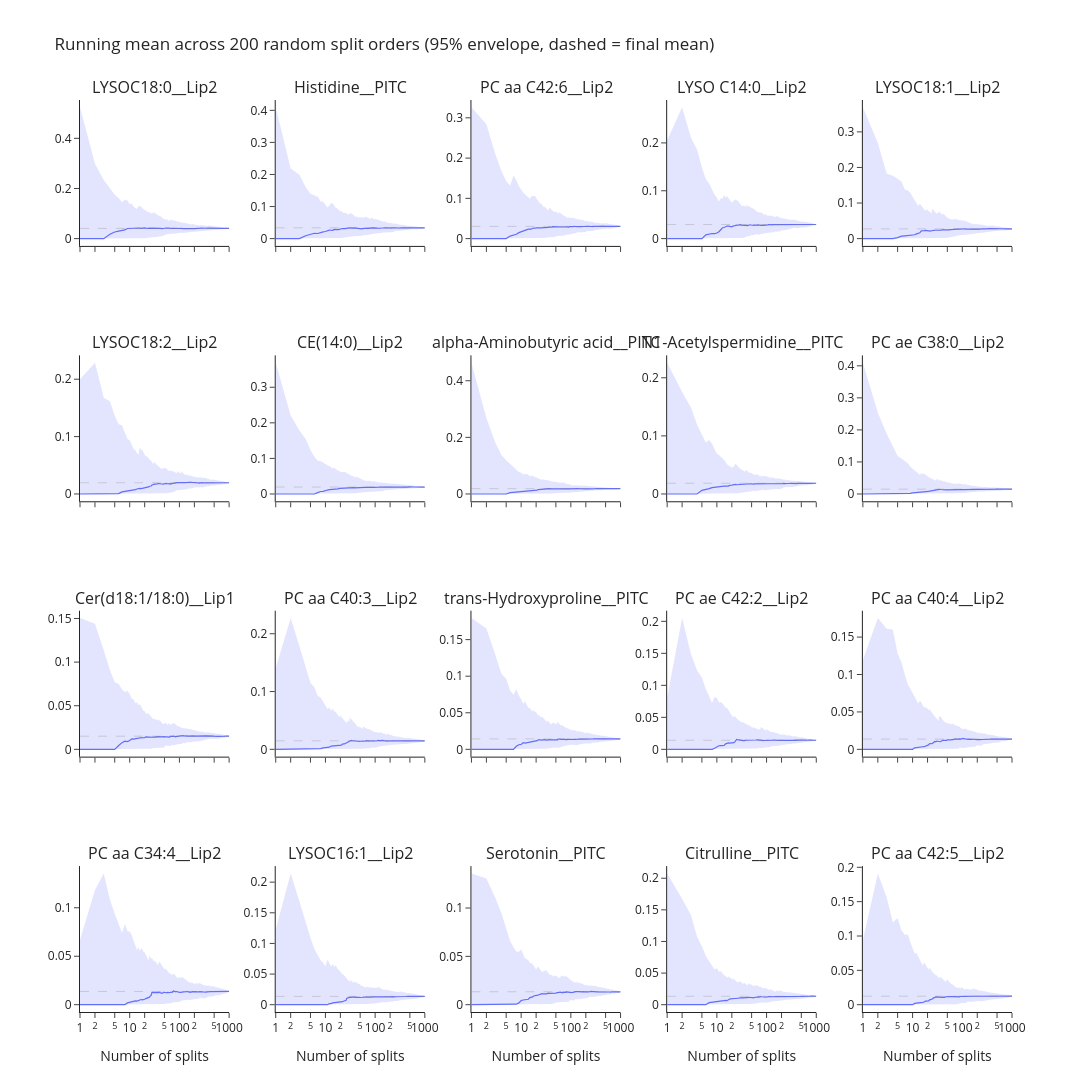

The code cell stored with this chart in its notebook:
### Code cell
B = 200
X = imp[top].to_numpy()                                    # (N, K)
perm_idx = np.array([rng.permutation(N) for _ in range(B)])
runs = X[perm_idx].cumsum(axis=1) / n[None, :, None]      # (B, N, K)
lo, med, hi = np.percentile(runs, [2.5, 50, 97.5], axis=0)

ncols = 5
nrows = int(np.ceil(TOP_K / ncols))
fig2 = make_subplots(rows=nrows, cols=ncols, subplot_titles=top,
                     shared_xaxes=True, horizontal_spacing=0.05, vertical_spacing=0.12)
for k, f in enumerate(top):
    r, c = k // ncols + 1, k % ncols + 1
    color = PALETTE[0]
    add_band(fig2, n, lo[:, k], hi[:, k], color, row=r, col=c)
    fig2.add_trace(go.Scatter(x=n, y=med[:, k], mode="lines", line=dict(color=color, width=1.2),
                              showlegend=False, name=f), row=r, col=c)
    fig2.add_hline(y=final_mean[f], line=dict(color="gray", dash="dash", width=1), row=r, col=c)
fig2.update_xaxes(type="log")
fig2.update_xaxes(title_text="Number of splits", row=nrows)
fig2.update_layout(template=TEMPLATE, width=1300, height=300 * nrows,
                   title="Running mean across 200 random split orders (95% envelope, dashed = final mean)")
fig2.show()

### Figure 1 — Plotly figure (JSON) as saved in the notebook; plotly's stock layout.template omitted (floating-point values rounded to 4 significant figures; data arrays with more than 128 entries replaced by an {"elided": "..."} marker saying what was removed)
{"data": [{"hoverinfo": "skip", "line": {"width": 0}, "mode": "lines", "showlegend": false, "type": "scatter", "x": {"elided": "1000 int values"}, "xaxis": "x", "y": {"elided": "1000 float values"}, "yaxis": "y"}, {"fill": "tonexty", "fillcolor": "rgba(99,110,250,0.18)", "hoverinfo": "skip", "line": {"width": 0}, "mode": "lines", "showlegend": false, "type": "scatter", "x": {"elided": "1000 int values"}, "xaxis": "x", "y": {"elided": "1000 float values"}, "yaxis": "y"}, {"line": {"color": "#636EFA", "width": 1.2}, "mode": "lines", "name": "LYSOC18:0__Lip2", "showlegend": false, "type": "scatter", "x": {"elided": "1000 int values"}, "xaxis": "x", "y": {"elided": "1000 float values"}, "yaxis": "y"}, {"hoverinfo": "skip", "line": {"width": 0}, "mode": "lines", "showlegend": false, "type": "scatter", "x": {"elided": "1000 int values"}, "xaxis": "x2", "y": {"elided": "1000 float values"}, "yaxis": "y2"}, {"fill": "tonexty", "fillcolor": "rgba(99,110,250,0.18)", "hoverinfo": "skip", "line": {"width": 0}, "mode": "lines", "showlegend": false, "type": "scatter", "x": {"elided": "1000 int values"}, "xaxis": "x2", "y": {"elided": "1000 float values"}, "yaxis": "y2"}, {"line": {"color": "#636EFA", "width": 1.2}, "mode": "lines", "name": "Histidine__PITC", "showlegend": false, "type": "scatter", "x": {"elided": "1000 int values"}, "xaxis": "x2", "y": {"elided": "1000 float values"}, "yaxis": "y2"}, {"hoverinfo": "skip", "line": {"width": 0}, "mode": "lines", "showlegend": false, "type": "scatter", "x": {"elided": "1000 int values"}, "xaxis": "x3", "y": {"elided": "1000 float values"}, "yaxis": "y3"}, {"fill": "tonexty", "fillcolor": "rgba(99,110,250,0.18)", "hoverinfo": "skip", "line": {"width": 0}, "mode": "lines", "showlegend": false, "type": "scatter", "x": {"elided": "1000 int values"}, "xaxis": "x3", "y": {"elided": "1000 float values"}, "yaxis": "y3"}, {"line": {"color": "#636EFA", "width": 1.2}, "mode": "lines", "name": "PC aa C42:6__Lip2", "showlegend": false, "type": "scatter", "x": {"elided": "1000 int values"}, "xaxis": "x3", "y": {"elided": "1000 float values"}, "yaxis": "y3"}, {"hoverinfo": "skip", "line": {"width": 0}, "mode": "lines", "showlegend": false, "type": "scatter", "x": {"elided": "1000 int values"}, "xaxis": "x4", "y": {"elided": "1000 float values"}, "yaxis": "y4"}, {"fill": "tonexty", "fillcolor": "rgba(99,110,250,0.18)", "hoverinfo": "skip", "line": {"width": 0}, "mode": "lines", "showlegend": false, "type": "scatter", "x": {"elided": "1000 int values"}, "xaxis": "x4", "y": {"elided": "1000 float values"}, "yaxis": "y4"}, {"line": {"color": "#636EFA", "width": 1.2}, "mode": "lines", "name": "LYSO C14:0__Lip2", "showlegend": false, "type": "scatter", "x": {"elided": "1000 int values"}, "xaxis": "x4", "y": {"elided": "1000 float values"}, "yaxis": "y4"}, {"hoverinfo": "skip", "line": {"width": 0}, "mode": "lines", "showlegend": false, "type": "scatter", "x": {"elided": "1000 int values"}, "xaxis": "x5", "y": {"elided": "1000 float values"}, "yaxis": "y5"}, {"fill": "tonexty", "fillcolor": "rgba(99,110,250,0.18)", "hoverinfo": "skip", "line": {"width": 0}, "mode": "lines", "showlegend": false, "type": "scatter", "x": {"elided": "1000 int values"}, "xaxis": "x5", "y": {"elided": "1000 float values"}, "yaxis": "y5"}, {"line": {"color": "#636EFA", "width": 1.2}, "mode": "lines", "name": "LYSOC18:1__Lip2", "showlegend": false, "type": "scatter", "x": {"elided": "1000 int values"}, "xaxis": "x5", "y": {"elided": "1000 float values"}, "yaxis": "y5"}, {"hoverinfo": "skip", "line": {"width": 0}, "mode": "lines", "showlegend": false, "type": "scatter", "x": {"elided": "1000 int values"}, "xaxis": "x6", "y": {"elided": "1000 float values"}, "yaxis": "y6"}, {"fill": "tonexty", "fillcolor": "rgba(99,110,250,0.18)", "hoverinfo": "skip", "line": {"width": 0}, "mode": "lines", "showlegend": false, "type": "scatter", "x": {"elided": "1000 int values"}, "xaxis": "x6", "y": {"elided": "1000 float values"}, "yaxis": "y6"}, {"line": {"color": "#636EFA", "width": 1.2}, "mode": "lines", "name": "LYSOC18:2__Lip2", "showlegend": false, "type": "scatter", "x": {"elided": "1000 int values"}, "xaxis": "x6", "y": {"elided": "1000 float values"}, "yaxis": "y6"}, {"hoverinfo": "skip", "line": {"width": 0}, "mode": "lines", "showlegend": false, "type": "scatter", "x": {"elided": "1000 int values"}, "xaxis": "x7", "y": {"elided": "1000 float values"}, "yaxis": "y7"}, {"fill": "tonexty", "fillcolor": "rgba(99,110,250,0.18)", "hoverinfo": "skip", "line": {"width": 0}, "mode": "lines", "showlegend": false, "type": "scatter", "x": {"elided": "1000 int values"}, "xaxis": "x7", "y": {"elided": "1000 float values"}, "yaxis": "y7"}, {"line": {"color": "#636EFA", "width": 1.2}, "mode": "lines", "name": "CE(14:0)__Lip2", "showlegend": false, "type": "scatter", "x": {"elided": "1000 int values"}, "xaxis": "x7", "y": {"elided": "1000 float values"}, "yaxis": "y7"}, {"hoverinfo": "skip", "line": {"width": 0}, "mode": "lines", "showlegend": false, "type": "scatter", "x": {"elided": "1000 int values"}, "xaxis": "x8", "y": {"elided": "1000 float values"}, "yaxis": "y8"}, {"fill": "tonexty", "fillcolor": "rgba(99,110,250,0.18)", "hoverinfo": "skip", "line": {"width": 0}, "mode": "lines", "showlegend": false, "type": "scatter", "x": {"elided": "1000 int values"}, "xaxis": "x8", "y": {"elided": "1000 float values"}, "yaxis": "y8"}, {"line": {"color": "#636EFA", "width": 1.2}, "mode": "lines", "name": "alpha-Aminobutyric acid__PITC", "showlegend": false, "type": "scatter", "x": {"elided": "1000 int values"}, "xaxis": "x8", "y": {"elided": "1000 float values"}, "yaxis": "y8"}, {"hoverinfo": "skip", "line": {"width": 0}, "mode": "lines", "showlegend": false, "type": "scatter", "x": {"elided": "1000 int values"}, "xaxis": "x9", "y": {"elided": "1000 float values"}, "yaxis": "y9"}, {"fill": "tonexty", "fillcolor": "rgba(99,110,250,0.18)", "hoverinfo": "skip", "line": {"width": 0}, "mode": "lines", "showlegend": false, "type": "scatter", "x": {"elided": "1000 int values"}, "xaxis": "x9", "y": {"elided": "1000 float values"}, "yaxis": "y9"}, {"line": {"color": "#636EFA", "width": 1.2}, "mode": "lines", "name": "N1-Acetylspermidine__PITC", "showlegend": false, "type": "scatter", "x": {"elided": "1000 int values"}, "xaxis": "x9", "y": {"elided": "1000 float values"}, "yaxis": "y9"}, {"hoverinfo": "skip", "line": {"width": 0}, "mode": "lines", "showlegend": false, "type": "scatter", "x": {"elided": "1000 int values"}, "xaxis": "x10", "y": {"elided": "1000 float values"}, "yaxis": "y10"}, {"fill": "tonexty", "fillcolor": "rgba(99,110,250,0.18)", "hoverinfo": "skip", "line": {"width": 0}, "mode": "lines", "showlegend": false, "type": "scatter", "x": {"elided": "1000 int values"}, "xaxis": "x10", "y": {"elided": "1000 float values"}, "yaxis": "y10"}, {"line": {"color": "#636EFA", "width": 1.2}, "mode": "lines", "name": "PC ae C38:0__Lip2", "showlegend": false, "type": "scatter", "x": {"elided": "1000 int values"}, "xaxis": "x10", "y": {"elided": "1000 float values"}, "yaxis": "y10"}, {"hoverinfo": "skip", "line": {"width": 0}, "mode": "lines", "showlegend": false, "type": "scatter", "x": {"elided": "1000 int values"}, "xaxis": "x11", "y": {"elided": "1000 float values"}, "yaxis": "y11"}, {"fill": "tonexty", "fillcolor": "rgba(99,110,250,0.18)", "hoverinfo": "skip", "line": {"width": 0}, "mode": "lines", "showlegend": false, "type": "scatter", "x": {"elided": "1000 int values"}, "xaxis": "x11", "y": {"elided": "1000 float values"}, "yaxis": "y11"}, {"line": {"color": "#636EFA", "width": 1.2}, "mode": "lines", "name": "Cer(d18:1/18:0)__Lip1", "showlegend": false, "type": "scatter", "x": {"elided": "1000 int values"}, "xaxis": "x11", "y": {"elided": "1000 float values"}, "yaxis": "y11"}, {"hoverinfo": "skip", "line": {"width": 0}, "mode": "lines", "showlegend": false, "type": "scatter", "x": {"elided": "1000 int values"}, "xaxis": "x12", "y": {"elided": "1000 float values"}, "yaxis": "y12"}, {"fill": "tonexty", "fillcolor": "rgba(99,110,250,0.18)", "hoverinfo": "skip", "line": {"width": 0}, "mode": "lines", "showlegend": false, "type": "scatter", "x": {"elided": "1000 int values"}, "xaxis": "x12", "y": {"elided": "1000 float values"}, "yaxis": "y12"}, {"line": {"color": "#636EFA", "width": 1.2}, "mode": "lines", "name": "PC aa C40:3__Lip2", "showlegend": false, "type": "scatter", "x": {"elided": "1000 int values"}, "xaxis": "x12", "y": {"elided": "1000 float values"}, "yaxis": "y12"}, {"hoverinfo": "skip", "line": {"width": 0}, "mode": "lines", "showlegend": false, "type": "scatter", "x": {"elided": "1000 int values"}, "xaxis": "x13", "y": {"elided": "1000 float values"}, "yaxis": "y13"}, {"fill": "tonexty", "fillcolor": "rgba(99,110,250,0.18)", "hoverinfo": "skip", "line": {"width": 0}, "mode": "lines", "showlegend": false, "type": "scatter", "x": {"elided": "1000 int values"}, "xaxis": "x13", "y": {"elided": "1000 float values"}, "yaxis": "y13"}, {"line": {"color": "#636EFA", "width": 1.2}, "mode": "lines", "name": "trans-Hydroxyproline__PITC", "showlegend": false, "type": "scatter", "x": {"elided": "1000 int values"}, "xaxis": "x13", "y": {"elided": "1000 float values"}, "yaxis": "y13"}, {"hoverinfo": "skip", "line": {"width": 0}, "mode": "lines", "showlegend": false, "type": "scatter", "x": {"elided": "1000 int values"}, "xaxis": "x14", "y": {"elided": "1000 float values"}, "yaxis": "y14"}, {"fill": "tonexty", "fillcolor": "rgba(99,110,250,0.18)", "hoverinfo": "skip", "line": {"width": 0}, "mode": "lines", "showlegend": false, "type": "scatter", "x": {"elided": "1000 int values"}, "xaxis": "x14", "y": {"elided": "1000 float values"}, "yaxis": "y14"}, {"line": {"color": "#636EFA", "width": 1.2}, "mode": "lines", "name": "PC ae C42:2__Lip2", "showlegend": false, "type": "scatter", "x": {"elided": "1000 int values"}, "xaxis": "x14", "y": {"elided": "1000 float values"}, "yaxis": "y14"}, {"hoverinfo": "skip", "line": {"width": 0}, "mode": "lines", "showlegend": false, "type": "scatter", "x": {"elided": "1000 int values"}, "xaxis": "x15", "y": {"elided": "1000 float values"}, "yaxis": "y15"}, {"fill": "tonexty", "fillcolor": "rgba(99,110,250,0.18)", "hoverinfo": "skip", "line": {"width": 0}, "mode": "lines", "showlegend": false, "type": "scatter", "x": {"elided": "1000 int values"}, "xaxis": "x15", "y": {"elided": "1000 float values"}, "yaxis": "y15"}, {"line": {"color": "#636EFA", "width": 1.2}, "mode": "lines", "name": "PC aa C40:4__Lip2", "showlegend": false, "type": "scatter", "x": {"elided": "1000 int values"}, "xaxis": "x15", "y": {"elided": "1000 float values"}, "yaxis": "y15"}, {"hoverinfo": "skip", "line": {"width": 0}, "mode": "lines", "showlegend": false, "type": "scatter", "x": {"elided": "1000 int values"}, "xaxis": "x16", "y": {"elided": "1000 float values"}, "yaxis": "y16"}, {"fill": "tonexty", "fillcolor": "rgba(99,110,250,0.18)", "hoverinfo": "skip", "line": {"width": 0}, "mode": "lines", "showlegend": false, "type": "scatter", "x": {"elided": "1000 int values"}, "xaxis": "x16", "y": {"elided": "1000 float values"}, "yaxis": "y16"}, {"line": {"color": "#636EFA", "width": 1.2}, "mode": "lines", "name": "PC aa C34:4__Lip2", "showlegend": false, "type": "scatter", "x": {"elided": "1000 int values"}, "xaxis": "x16", "y": {"elided": "1000 float values"}, "yaxis": "y16"}, {"hoverinfo": "skip", "line": {"width": 0}, "mode": "lines", "showlegend": false, "type": "scatter", "x": {"elided": "1000 int values"}, "xaxis": "x17", "y": {"elided": "1000 float values"}, "yaxis": "y17"}, {"fill": "tonexty", "fillcolor": "rgba(99,110,250,0.18)", "hoverinfo": "skip", "line": {"width": 0}, "mode": "lines", "showlegend": false, "type": "scatter", "x": {"elided": "1000 int values"}, "xaxis": "x17", "y": {"elided": "1000 float values"}, "yaxis": "y17"}, {"line": {"color": "#636EFA", "width": 1.2}, "mode": "lines", "name": "LYSOC16:1__Lip2", "showlegend": false, "type": "scatter", "x": {"elided": "1000 int values"}, "xaxis": "x17", "y": {"elided": "1000 float values"}, "yaxis": "y17"}, {"hoverinfo": "skip", "line": {"width": 0}, "mode": "lines", "showlegend": false, "type": "scatter", "x": {"elided": "1000 int values"}, "xaxis": "x18", "y": {"elided": "1000 float values"}, "yaxis": "y18"}, {"fill": "tonexty", "fillcolor": "rgba(99,110,250,0.18)", "hoverinfo": "skip", "line": {"width": 0}, "mode": "lines", "showlegend": false, "type": "scatter", "x": {"elided": "1000 int values"}, "xaxis": "x18", "y": {"elided": "1000 float values"}, "yaxis": "y18"}, {"line": {"color": "#636EFA", "width": 1.2}, "mode": "lines", "name": "Serotonin__PITC", "showlegend": false, "type": "scatter", "x": {"elided": "1000 int values"}, "xaxis": "x18", "y": {"elided": "1000 float values"}, "yaxis": "y18"}, {"hoverinfo": "skip", "line": {"width": 0}, "mode": "lines", "showlegend": false, "type": "scatter", "x": {"elided": "1000 int values"}, "xaxis": "x19", "y": {"elided": "1000 float values"}, "yaxis": "y19"}, {"fill": "tonexty", "fillcolor": "rgba(99,110,250,0.18)", "hoverinfo": "skip", "line": {"width": 0}, "mode": "lines", "showlegend": false, "type": "scatter", "x": {"elided": "1000 int values"}, "xaxis": "x19", "y": {"elided": "1000 float values"}, "yaxis": "y19"}, {"line": {"color": "#636EFA", "width": 1.2}, "mode": "lines", "name": "Citrulline__PITC", "showlegend": false, "type": "scatter", "x": {"elided": "1000 int values"}, "xaxis": "x19", "y": {"elided": "1000 float values"}, "yaxis": "y19"}, {"hoverinfo": "skip", "line": {"width": 0}, "mode": "lines", "showlegend": false, "type": "scatter", "x": {"elided": "1000 int values"}, "xaxis": "x20", "y": {"elided": "1000 float values"}, "yaxis": "y20"}, {"fill": "tonexty", "fillcolor": "rgba(99,110,250,0.18)", "hoverinfo": "skip", "line": {"width": 0}, "mode": "lines", "showlegend": false, "type": "scatter", "x": {"elided": "1000 int values"}, "xaxis": "x20", "y": {"elided": "1000 float values"}, "yaxis": "y20"}, {"line": {"color": "#636EFA", "width": 1.2}, "mode": "lines", "name": "PC aa C42:5__Lip2", "showlegend": false, "type": "scatter", "x": {"elided": "1000 int values"}, "xaxis": "x20", "y": {"elided": "1000 float values"}, "yaxis": "y20"}], "layout": {"annotations": [{"font": {"size": 16}, "showarrow": false, "text": "LYSOC18:0__Lip2", "x": 0.08, "xanchor": "center", "xref": "paper", "y": 1, "yanchor": "bottom", "yref": "paper"}, {"font": {"size": 16}, "showarrow": false, "text": "Histidine__PITC", "x": 0.29, "xanchor": "center", "xref": "paper", "y": 1, "yanchor": "bottom", "yref": "paper"}, {"font": {"size": 16}, "showarrow": false, "text": "PC aa C42:6__Lip2", "x": 0.5, "xanchor": "center", "xref": "paper", "y": 1, "yanchor": "bottom", "yref": "paper"}, {"font": {"size": 16}, "showarrow": false, "text": "LYSO C14:0__Lip2", "x": 0.71, "xanchor": "center", "xref": "paper", "y": 1, "yanchor": "bottom", "yref": "paper"}, {"font": {"size": 16}, "showarrow": false, "text": "LYSOC18:1__Lip2", "x": 0.92, "xanchor": "center", "xref": "paper", "y": 1, "yanchor": "bottom", "yref": "paper"}, {"font": {"size": 16}, "showarrow": false, "text": "LYSOC18:2__Lip2", "x": 0.08, "xanchor": "center", "xref": "paper", "y": 0.72, "yanchor": "bottom", "yref": "paper"}, {"font": {"size": 16}, "showarrow": false, "text": "CE(14:0)__Lip2", "x": 0.29, "xanchor": "center", "xref": "paper", "y": 0.72, "yanchor": "bottom", "yref": "paper"}, {"font": {"size": 16}, "showarrow": false, "text": "alpha-Aminobutyric acid__PITC", "x": 0.5, "xanchor": "center", "xref": "paper", "y": 0.72, "yanchor": "bottom", "yref": "paper"}, {"font": {"size": 16}, "showarrow": false, "text": "N1-Acetylspermidine__PITC", "x": 0.71, "xanchor": "center", "xref": "paper", "y": 0.72, "yanchor": "bottom", "yref": "paper"}, {"font": {"size": 16}, "showarrow": false, "text": "PC ae C38:0__Lip2", "x": 0.92, "xanchor": "center", "xref": "paper", "y": 0.72, "yanchor": "bottom", "yref": "paper"}, {"font": {"size": 16}, "showarrow": false, "text": "Cer(d18:1/18:0)__Lip1", "x": 0.08, "xanchor": "center", "xref": "paper", "y": 0.44, "yanchor": "bottom", "yref": "paper"}, {"font": {"size": 16}, "showarrow": false, "text": "PC aa C40:3__Lip2", "x": 0.29, "xanchor": "center", "xref": "paper", "y": 0.44, "yanchor": "bottom", "yref": "paper"}, {"font": {"size": 16}, "showarrow": false, "text": "trans-Hydroxyproline__PITC", "x": 0.5, "xanchor": "center", "xref": "paper", "y": 0.44, "yanchor": "bottom", "yref": "paper"}, {"font": {"size": 16}, "showarrow": false, "text": "PC ae C42:2__Lip2", "x": 0.71, "xanchor": "center", "xref": "paper", "y": 0.44, "yanchor": "bottom", "yref": "paper"}, {"font": {"size": 16}, "showarrow": false, "text": "PC aa C40:4__Lip2", "x": 0.92, "xanchor": "center", "xref": "paper", "y": 0.44, "yanchor": "bottom", "yref": "paper"}, {"font": {"size": 16}, "showarrow": false, "text": "PC aa C34:4__Lip2", "x": 0.08, "xanchor": "center", "xref": "paper", "y": 0.16, "yanchor": "bottom", "yref": "paper"}, {"font": {"size": 16}, "showarrow": false, "text": "LYSOC16:1__Lip2", "x": 0.29, "xanchor": "center", "xref": "paper", "y": 0.16, "yanchor": "bottom", "yref": "paper"}, {"font": {"size": 16}, "showarrow": false, "text": "Serotonin__PITC", "x": 0.5, "xanchor": "center", "xref": "paper", "y": 0.16, "yanchor": "bottom", "yref": "paper"}, {"font": {"size": 16}, "showarrow": false, "text": "Citrulline__PITC", "x": 0.71, "xanchor": "center", "xref": "paper", "y": 0.16, "yanchor": "bottom", "yref": "paper"}, {"font": {"size": 16}, "showarrow": false, "text": "PC aa C42:5__Lip2", "x": 0.92, "xanchor": "center", "xref": "paper", "y": 0.16, "yanchor": "bottom", "yref": "paper"}], "height": 1200, "shapes": [{"line": {"color": "gray", "dash": "dash", "width": 1}, "type": "line", "x0": 0, "x1": 1, "xref": "x domain", "y0": 0.04074, "y1": 0.04074, "yref": "y"}, {"line": {"color": "gray", "dash": "dash", "width": 1}, "type": "line", "x0": 0, "x1": 1, "xref": "x2 domain", "y0": 0.03366, "y1": 0.03366, "yref": "y2"}, {"line": {"color": "gray", "dash": "dash", "width": 1}, "type": "line", "x0": 0, "x1": 1, "xref": "x3 domain", "y0": 0.03043, "y1": 0.03043, "yref": "y3"}, {"line": {"color": "gray", "dash": "dash", "width": 1}, "type": "line", "x0": 0, "x1": 1, "xref": "x4 domain", "y0": 0.02948, "y1": 0.02948, "yref": "y4"}, {"line": {"color": "gray", "dash": "dash", "width": 1}, "type": "line", "x0": 0, "x1": 1, "xref": "x5 domain", "y0": 0.02744, "y1": 0.02744, "yref": "y5"}, {"line": {"color": "gray", "dash": "dash", "width": 1}, "type": "line", "x0": 0, "x1": 1, "xref": "x6 domain", "y0": 0.0196, "y1": 0.0196, "yref": "y6"}, {"line": {"color": "gray", "dash": "dash", "width": 1}, "type": "line", "x0": 0, "x1": 1, "xref": "x7 domain", "y0": 0.0195, "y1": 0.0195, "yref": "y7"}, {"line": {"color": "gray", "dash": "dash", "width": 1}, "type": "line", "x0": 0, "x1": 1, "xref": "x8 domain", "y0": 0.01876, "y1": 0.01876, "yref": "y8"}, {"line": {"color": "gray", "dash": "dash", "width": 1}, "type": "line", "x0": 0, "x1": 1, "xref": "x9 domain", "y0": 0.01846, "y1": 0.01846, "yref": "y9"}, {"line": {"color": "gray", "dash": "dash", "width": 1}, "type": "line", "x0": 0, "x1": 1, "xref": "x10 domain", "y0": 0.0151, "y1": 0.0151, "yref": "y10"}, {"line": {"color": "gray", "dash": "dash", "width": 1}, "type": "line", "x0": 0, "x1": 1, "xref": "x11 domain", "y0": 0.01509, "y1": 0.01509, "yref": "y11"}, {"line": {"color": "gray", "dash": "dash", "width": 1}, "type": "line", "x0": 0, "x1": 1, "xref": "x12 domain", "y0": 0.01471, "y1": 0.01471, "yref": "y12"}, {"line": {"color": "gray", "dash": "dash", "width": 1}, "type": "line", "x0": 0, "x1": 1, "xref": "x13 domain", "y0": 0.01426, "y1": 0.01426, "yref": "y13"}, {"line": {"color": "gray", "dash": "dash", "width": 1}, "type": "line", "x0": 0, "x1": 1, "xref": "x14 domain", "y0": 0.01424, "y1": 0.01424, "yref": "y14"}, {"line": {"color": "gray", "dash": "dash", "width": 1}, "type": "line", "x0": 0, "x1": 1, "xref": "x15 domain", "y0": 0.0137, "y1": 0.0137, "yref": "y15"}, {"line": {"color": "gray", "dash": "dash", "width": 1}, "type": "line", "x0": 0, "x1": 1, "xref": "x16 domain", "y0": 0.0137, "y1": 0.0137, "yref": "y16"}, {"line": {"color": "gray", "dash": "dash", "width": 1}, "type": "line", "x0": 0, "x1": 1, "xref": "x17 domain", "y0": 0.01354, "y1": 0.01354, "yref": "y17"}, {"line": {"color": "gray", "dash": "dash", "width": 1}, "type": "line", "x0": 0, "x1": 1, "xref": "x18 domain", "y0": 0.01337, "y1": 0.01337, "yref": "y18"}, {"line": {"color": "gray", "dash": "dash", "width": 1}, "type": "line", "x0": 0, "x1": 1, "xref": "x19 domain", "y0": 0.01333, "y1": 0.01333, "yref": "y19"}, {"line": {"color": "gray", "dash": "dash", "width": 1}, "type": "line", "x0": 0, "x1": 1, "xref": "x20 domain", "y0": 0.0124, "y1": 0.0124, "yref": "y20"}], "title": {"text": "Running mean across 200 random split orders (95% envelope, dashed = final mean)"}, "width": 1300, "xaxis": {"anchor": "y", "domain": [0, 0.16], "matches": "x16", "showticklabels": false, "type": "log"}, "xaxis10": {"anchor": "y10", "domain": [0.84, 1], "matches": "x20", "showticklabels": false, "type": "log"}, "xaxis11": {"anchor": "y11", "domain": [0, 0.16], "matches": "x16", "showticklabels": false, "type": "log"}, "xaxis12": {"anchor": "y12", "domain": [0.21, 0.37], "matches": "x17", "showticklabels": false, "type": "log"}, "xaxis13": {"anchor": "y13", "domain": [0.42, 0.58], "matches": "x18", "showticklabels": false, "type": "log"}, "xaxis14": {"anchor": "y14", "domain": [0.63, 0.79], "matches": "x19", "showticklabels": false, "type": "log"}, "xaxis15": {"anchor": "y15", "domain": [0.84, 1], "matches": "x20", "showticklabels": false, "type": "log"}, "xaxis16": {"anchor": "y16", "domain": [0, 0.16], "title": {"text": "Number of splits"}, "type": "log"}, "xaxis17": {"anchor": "y17", "domain": [0.21, 0.37], "title": {"text": "Number of splits"}, "type": "log"}, "xaxis18": {"anchor": "y18", "domain": [0.42, 0.58], "title": {"text": "Number of splits"}, "type": "log"}, "xaxis19": {"anchor": "y19", "domain": [0.63, 0.79], "title": {"text": "Number of splits"}, "type": "log"}, "xaxis2": {"anchor": "y2", "domain": [0.21, 0.37], "matches": "x17", "showticklabels": false, "type": "log"}, "xaxis20": {"anchor": "y20", "domain": [0.84, 1], "title": {"text": "Number of splits"}, "type": "log"}, "xaxis3": {"anchor": "y3", "domain": [0.42, 0.58], "matches": "x18", "showticklabels": false, "type": "log"}, "xaxis4": {"anchor": "y4", "domain": [0.63, 0.79], "matches": "x19", "showticklabels": false, "type": "log"}, "xaxis5": {"anchor": "y5", "domain": [0.84, 1], "matches": "x20", "showticklabels": false, "type": "log"}, "xaxis6": {"anchor": "y6", "domain": [0, 0.16], "matches": "x16", "showticklabels": false, "type": "log"}, "xaxis7": {"anchor": "y7", "domain": [0.21, 0.37], "matches": "x17", "showticklabels": false, "type": "log"}, "xaxis8": {"anchor": "y8", "domain": [0.42, 0.58], "matches": "x18", "showticklabels": false, "type": "log"}, "xaxis9": {"anchor": "y9", "domain": [0.63, 0.79], "matches": "x19", "showticklabels": false, "type": "log"}, "yaxis": {"anchor": "x", "domain": [0.84, 1]}, "yaxis10": {"anchor": "x10", "domain": [0.56, 0.72]}, "yaxis11": {"anchor": "x11", "domain": [0.28, 0.44]}, "yaxis12": {"anchor": "x12", "domain": [0.28, 0.44]}, "yaxis13": {"anchor": "x13", "domain": [0.28, 0.44]}, "yaxis14": {"anchor": "x14", "domain": [0.28, 0.44]}, "yaxis15": {"anchor": "x15", "domain": [0.28, 0.44]}, "yaxis16": {"anchor": "x16", "domain": [0, 0.16]}, "yaxis17": {"anchor": "x17", "domain": [0, 0.16]}, "yaxis18": {"anchor": "x18", "domain": [0, 0.16]}, "yaxis19": {"anchor": "x19", "domain": [0, 0.16]}, "yaxis2": {"anchor": "x2", "domain": [0.84, 1]}, "yaxis20": {"anchor": "x20", "domain": [0, 0.16]}, "yaxis3": {"anchor": "x3", "domain": [0.84, 1]}, "yaxis4": {"anchor": "x4", "domain": [0.84, 1]}, "yaxis5": {"anchor": "x5", "domain": [0.84, 1]}, "yaxis6": {"anchor": "x6", "domain": [0.56, 0.72]}, "yaxis7": {"anchor": "x7", "domain": [0.56, 0.72]}, "yaxis8": {"anchor": "x8", "domain": [0.56, 0.72]}, "yaxis9": {"anchor": "x9", "domain": [0.56, 0.72]}}}
